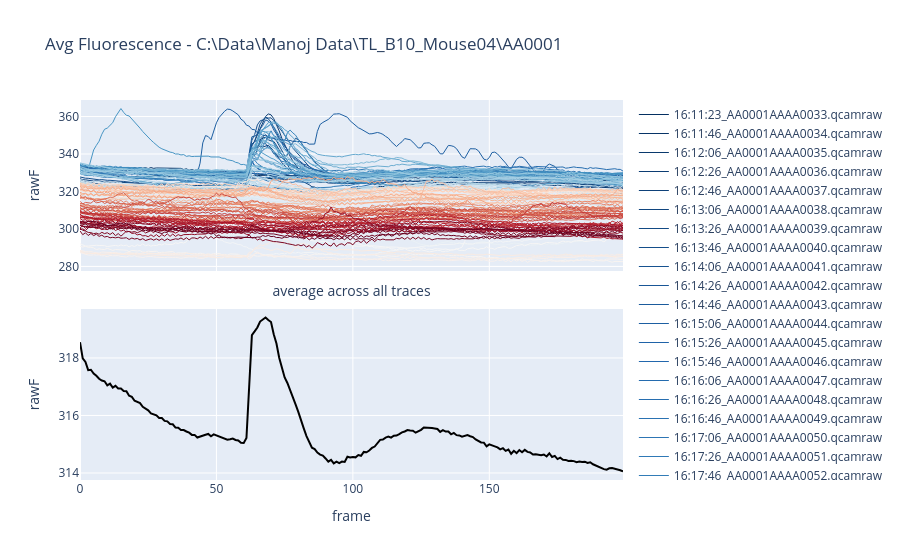

Notebook code cell kept with this figure:
### Markdown cell above
## 4. Overview plots (without ROI)

### Code cell
# rough first view of average across all traces
e0.plot_average_fluorescence()

### Figure 1 — Plotly figure (JSON) as saved in the notebook; plotly's stock layout.template omitted (floating-point values rounded to 4 significant figures; data arrays with more than 128 entries replaced by an {"elided": "..."} marker saying what was removed)
{"data": [{"line": {"color": "rgb(5, 48, 97)", "width": 1}, "name": "16:11:23_AA0001AAAA0033.qcamraw", "type": "scatter", "xaxis": "x", "y": {"elided": "200 float values"}, "yaxis": "y"}, {"line": {"color": "rgb(7, 52, 103)", "width": 1}, "name": "16:11:46_AA0001AAAA0034.qcamraw", "type": "scatter", "xaxis": "x", "y": {"elided": "200 float values"}, "yaxis": "y"}, {"line": {"color": "rgb(9, 57, 109)", "width": 1}, "name": "16:12:06_AA0001AAAA0035.qcamraw", "type": "scatter", "xaxis": "x", "y": {"elided": "200 float values"}, "yaxis": "y"}, {"line": {"color": "rgb(12, 61, 115)", "width": 1}, "name": "16:12:26_AA0001AAAA0036.qcamraw", "type": "scatter", "xaxis": "x", "y": {"elided": "200 float values"}, "yaxis": "y"}, {"line": {"color": "rgb(14, 65, 121)", "width": 1}, "name": "16:12:46_AA0001AAAA0037.qcamraw", "type": "scatter", "xaxis": "x", "y": {"elided": "200 float values"}, "yaxis": "y"}, {"line": {"color": "rgb(16, 69, 127)", "width": 1}, "name": "16:13:06_AA0001AAAA0038.qcamraw", "type": "scatter", "xaxis": "x", "y": {"elided": "200 float values"}, "yaxis": "y"}, {"line": {"color": "rgb(18, 74, 132)", "width": 1}, "name": "16:13:26_AA0001AAAA0039.qcamraw", "type": "scatter", "xaxis": "x", "y": {"elided": "200 float values"}, "yaxis": "y"}, {"line": {"color": "rgb(20, 78, 138)", "width": 1}, "name": "16:13:46_AA0001AAAA0040.qcamraw", "type": "scatter", "xaxis": "x", "y": {"elided": "200 float values"}, "yaxis": "y"}, {"line": {"color": "rgb(23, 82, 144)", "width": 1}, "name": "16:14:06_AA0001AAAA0041.qcamraw", "type": "scatter", "xaxis": "x", "y": {"elided": "200 float values"}, "yaxis": "y"}, {"line": {"color": "rgb(25, 86, 150)", "width": 1}, "name": "16:14:26_AA0001AAAA0042.qcamraw", "type": "scatter", "xaxis": "x", "y": {"elided": "200 float values"}, "yaxis": "y"}, {"line": {"color": "rgb(27, 91, 156)", "width": 1}, "name": "16:14:46_AA0001AAAA0043.qcamraw", "type": "scatter", "xaxis": "x", "y": {"elided": "200 float values"}, "yaxis": "y"}, {"line": {"color": "rgb(29, 95, 162)", "width": 1}, "name": "16:15:06_AA0001AAAA0044.qcamraw", "type": "scatter", "xaxis": "x", "y": {"elided": "200 float values"}, "yaxis": "y"}, {"line": {"color": "rgb(31, 99, 168)", "width": 1}, "name": "16:15:26_AA0001AAAA0045.qcamraw", "type": "scatter", "xaxis": "x", "y": {"elided": "200 float values"}, "yaxis": "y"}, {"line": {"color": "rgb(34, 103, 173)", "width": 1}, "name": "16:15:46_AA0001AAAA0046.qcamraw", "type": "scatter", "xaxis": "x", "y": {"elided": "200 float values"}, "yaxis": "y"}, {"line": {"color": "rgb(36, 107, 174)", "width": 1}, "name": "16:16:06_AA0001AAAA0047.qcamraw", "type": "scatter", "xaxis": "x", "y": {"elided": "200 float values"}, "yaxis": "y"}, {"line": {"color": "rgb(39, 110, 176)", "width": 1}, "name": "16:16:26_AA0001AAAA0048.qcamraw", "type": "scatter", "xaxis": "x", "y": {"elided": "200 float values"}, "yaxis": "y"}, {"line": {"color": "rgb(42, 114, 178)", "width": 1}, "name": "16:16:46_AA0001AAAA0049.qcamraw", "type": "scatter", "xaxis": "x", "y": {"elided": "200 float values"}, "yaxis": "y"}, {"line": {"color": "rgb(45, 117, 180)", "width": 1}, "name": "16:17:06_AA0001AAAA0050.qcamraw", "type": "scatter", "xaxis": "x", "y": {"elided": "200 float values"}, "yaxis": "y"}, {"line": {"color": "rgb(47, 121, 182)", "width": 1}, "name": "16:17:26_AA0001AAAA0051.qcamraw", "type": "scatter", "xaxis": "x", "y": {"elided": "200 float values"}, "yaxis": "y"}, {"line": {"color": "rgb(50, 124, 183)", "width": 1}, "name": "16:17:46_AA0001AAAA0052.qcamraw", "type": "scatter", "xaxis": "x", "y": {"elided": "200 float values"}, "yaxis": "y"}, {"line": {"color": "rgb(53, 128, 185)", "width": 1}, "name": "16:18:06_AA0001AAAA0053.qcamraw", "type": "scatter", "xaxis": "x", "y": {"elided": "200 float values"}, "yaxis": "y"}, {"line": {"color": "rgb(55, 131, 187)", "width": 1}, "name": "16:18:26_AA0001AAAA0054.qcamraw", "type": "scatter", "xaxis": "x", "y": {"elided": "200 float values"}, "yaxis": "y"}, {"line": {"color": "rgb(58, 135, 189)", "width": 1}, "name": "16:18:46_AA0001AAAA0055.qcamraw", "type": "scatter", "xaxis": "x", "y": {"elided": "200 float values"}, "yaxis": "y"}, {"line": {"color": "rgb(61, 138, 191)", "width": 1}, "name": "16:19:06_AA0001AAAA0056.qcamraw", "type": "scatter", "xaxis": "x", "y": {"elided": "200 float values"}, "yaxis": "y"}, {"line": {"color": "rgb(63, 142, 192)", "width": 1}, "name": "16:19:26_AA0001AAAA0057.qcamraw", "type": "scatter", "xaxis": "x", "y": {"elided": "200 float values"}, "yaxis": "y"}, {"line": {"color": "rgb(66, 146, 194)", "width": 1}, "name": "16:19:46_AA0001AAAA0058.qcamraw", "type": "scatter", "xaxis": "x", "y": {"elided": "200 float values"}, "yaxis": "y"}, {"line": {"color": "rgb(71, 149, 196)", "width": 1}, "name": "16:20:06_AA0001AAAA0059.qcamraw", "type": "scatter", "xaxis": "x", "y": {"elided": "200 float values"}, "yaxis": "y"}, {"line": {"color": "rgb(77, 153, 198)", "width": 1}, "name": "16:20:26_AA0001AAAA0060.qcamraw", "type": "scatter", "xaxis": "x", "y": {"elided": "200 float values"}, "yaxis": "y"}, {"line": {"color": "rgb(83, 157, 201)", "width": 1}, "name": "16:20:46_AA0001AAAA0061.qcamraw", "type": "scatter", "xaxis": "x", "y": {"elided": "200 float values"}, "yaxis": "y"}, {"line": {"color": "rgb(89, 161, 203)", "width": 1}, "name": "16:21:06_AA0001AAAA0062.qcamraw", "type": "scatter", "xaxis": "x", "y": {"elided": "200 float values"}, "yaxis": "y"}, {"line": {"color": "rgb(96, 165, 205)", "width": 1}, "name": "16:21:26_AA0001AAAA0063.qcamraw", "type": "scatter", "xaxis": "x", "y": {"elided": "200 float values"}, "yaxis": "y"}, {"line": {"color": "rgb(102, 169, 207)", "width": 1}, "name": "16:21:46_AA0001AAAA0064.qcamraw", "type": "scatter", "xaxis": "x", "y": {"elided": "200 float values"}, "yaxis": "y"}, {"line": {"color": "rgb(108, 173, 209)", "width": 1}, "name": "16:22:06_AA0001AAAA0065.qcamraw", "type": "scatter", "xaxis": "x", "y": {"elided": "200 float values"}, "yaxis": "y"}, {"line": {"color": "rgb(114, 177, 211)", "width": 1}, "name": "16:22:26_AA0001AAAA0066.qcamraw", "type": "scatter", "xaxis": "x", "y": {"elided": "200 float values"}, "yaxis": "y"}, {"line": {"color": "rgb(120, 181, 213)", "width": 1}, "name": "16:22:46_AA0001AAAA0067.qcamraw", "type": "scatter", "xaxis": "x", "y": {"elided": "200 float values"}, "yaxis": "y"}, {"line": {"color": "rgb(127, 185, 215)", "width": 1}, "name": "16:23:06_AA0001AAAA0068.qcamraw", "type": "scatter", "xaxis": "x", "y": {"elided": "200 float values"}, "yaxis": "y"}, {"line": {"color": "rgb(133, 189, 218)", "width": 1}, "name": "16:23:26_AA0001AAAA0069.qcamraw", "type": "scatter", "xaxis": "x", "y": {"elided": "200 float values"}, "yaxis": "y"}, {"line": {"color": "rgb(139, 193, 220)", "width": 1}, "name": "16:23:46_AA0001AAAA0070.qcamraw", "type": "scatter", "xaxis": "x", "y": {"elided": "200 float values"}, "yaxis": "y"}, {"line": {"color": "rgb(145, 197, 222)", "width": 1}, "name": "16:24:06_AA0001AAAA0071.qcamraw", "type": "scatter", "xaxis": "x", "y": {"elided": "200 float values"}, "yaxis": "y"}, {"line": {"color": "rgb(150, 199, 223)", "width": 1}, "name": "16:24:26_AA0001AAAA0072.qcamraw", "type": "scatter", "xaxis": "x", "y": {"elided": "200 float values"}, "yaxis": "y"}, {"line": {"color": "rgb(155, 202, 225)", "width": 1}, "name": "16:24:46_AA0001AAAA0073.qcamraw", "type": "scatter", "xaxis": "x", "y": {"elided": "200 float values"}, "yaxis": "y"}, {"line": {"color": "rgb(160, 204, 226)", "width": 1}, "name": "16:25:06_AA0001AAAA0074.qcamraw", "type": "scatter", "xaxis": "x", "y": {"elided": "200 float values"}, "yaxis": "y"}, {"line": {"color": "rgb(165, 207, 228)", "width": 1}, "name": "16:25:26_AA0001AAAA0075.qcamraw", "type": "scatter", "xaxis": "x", "y": {"elided": "200 float values"}, "yaxis": "y"}, {"line": {"color": "rgb(170, 209, 229)", "width": 1}, "name": "16:25:46_AA0001AAAA0076.qcamraw", "type": "scatter", "xaxis": "x", "y": {"elided": "200 float values"}, "yaxis": "y"}, {"line": {"color": "rgb(175, 212, 230)", "width": 1}, "name": "16:26:06_AA0001AAAA0077.qcamraw", "type": "scatter", "xaxis": "x", "y": {"elided": "200 float values"}, "yaxis": "y"}, {"line": {"color": "rgb(180, 214, 232)", "width": 1}, "name": "16:26:26_AA0001AAAA0078.qcamraw", "type": "scatter", "xaxis": "x", "y": {"elided": "200 float values"}, "yaxis": "y"}, {"line": {"color": "rgb(185, 217, 233)", "width": 1}, "name": "16:26:46_AA0001AAAA0079.qcamraw", "type": "scatter", "xaxis": "x", "y": {"elided": "200 float values"}, "yaxis": "y"}, {"line": {"color": "rgb(190, 219, 235)", "width": 1}, "name": "16:27:06_AA0001AAAA0080.qcamraw", "type": "scatter", "xaxis": "x", "y": {"elided": "200 float values"}, "yaxis": "y"}, {"line": {"color": "rgb(195, 222, 236)", "width": 1}, "name": "16:27:26_AA0001AAAA0081.qcamraw", "type": "scatter", "xaxis": "x", "y": {"elided": "200 float values"}, "yaxis": "y"}, {"line": {"color": "rgb(200, 224, 237)", "width": 1}, "name": "16:27:46_AA0001AAAA0082.qcamraw", "type": "scatter", "xaxis": "x", "y": {"elided": "200 float values"}, "yaxis": "y"}, {"line": {"color": "rgb(205, 227, 239)", "width": 1}, "name": "16:28:06_AA0001AAAA0083.qcamraw", "type": "scatter", "xaxis": "x", "y": {"elided": "200 float values"}, "yaxis": "y"}, {"line": {"color": "rgb(210, 229, 240)", "width": 1}, "name": "16:28:26_AA0001AAAA0084.qcamraw", "type": "scatter", "xaxis": "x", "y": {"elided": "200 float values"}, "yaxis": "y"}, {"line": {"color": "rgb(213, 231, 241)", "width": 1}, "name": "16:28:46_AA0001AAAA0085.qcamraw", "type": "scatter", "xaxis": "x", "y": {"elided": "200 float values"}, "yaxis": "y"}, {"line": {"color": "rgb(216, 232, 241)", "width": 1}, "name": "16:29:06_AA0001AAAA0086.qcamraw", "type": "scatter", "xaxis": "x", "y": {"elided": "200 float values"}, "yaxis": "y"}, {"line": {"color": "rgb(219, 234, 242)", "width": 1}, "name": "16:29:26_AA0001AAAA0087.qcamraw", "type": "scatter", "xaxis": "x", "y": {"elided": "200 float values"}, "yaxis": "y"}, {"line": {"color": "rgb(222, 235, 242)", "width": 1}, "name": "16:29:46_AA0001AAAA0088.qcamraw", "type": "scatter", "xaxis": "x", "y": {"elided": "200 float values"}, "yaxis": "y"}, {"line": {"color": "rgb(225, 236, 243)", "width": 1}, "name": "16:30:06_AA0001AAAA0089.qcamraw", "type": "scatter", "xaxis": "x", "y": {"elided": "200 float values"}, "yaxis": "y"}, {"line": {"color": "rgb(228, 238, 243)", "width": 1}, "name": "16:30:26_AA0001AAAA0090.qcamraw", "type": "scatter", "xaxis": "x", "y": {"elided": "200 float values"}, "yaxis": "y"}, {"line": {"color": "rgb(231, 239, 244)", "width": 1}, "name": "16:30:46_AA0001AAAA0091.qcamraw", "type": "scatter", "xaxis": "x", "y": {"elided": "200 float values"}, "yaxis": "y"}, {"line": {"color": "rgb(234, 241, 245)", "width": 1}, "name": "16:31:06_AA0001AAAA0092.qcamraw", "type": "scatter", "xaxis": "x", "y": {"elided": "200 float values"}, "yaxis": "y"}, {"line": {"color": "rgb(237, 242, 245)", "width": 1}, "name": "16:31:26_AA0001AAAA0093.qcamraw", "type": "scatter", "xaxis": "x", "y": {"elided": "200 float values"}, "yaxis": "y"}, {"line": {"color": "rgb(240, 243, 246)", "width": 1}, "name": "16:31:46_AA0001AAAA0094.qcamraw", "type": "scatter", "xaxis": "x", "y": {"elided": "200 float values"}, "yaxis": "y"}, {"line": {"color": "rgb(243, 245, 246)", "width": 1}, "name": "16:32:06_AA0001AAAA0095.qcamraw", "type": "scatter", "xaxis": "x", "y": {"elided": "200 float values"}, "yaxis": "y"}, {"line": {"color": "rgb(246, 246, 247)", "width": 1}, "name": "16:32:26_AA0001AAAA0096.qcamraw", "type": "scatter", "xaxis": "x", "y": {"elided": "200 float values"}, "yaxis": "y"}, {"line": {"color": "rgb(247, 246, 245)", "width": 1}, "name": "16:32:46_AA0001AAAA0097.qcamraw", "type": "scatter", "xaxis": "x", "y": {"elided": "200 float values"}, "yaxis": "y"}, {"line": {"color": "rgb(248, 244, 241)", "width": 1}, "name": "16:33:05_AA0001AAAA0098.qcamraw", "type": "scatter", "xaxis": "x", "y": {"elided": "200 float values"}, "yaxis": "y"}, {"line": {"color": "rgb(248, 241, 238)", "width": 1}, "name": "16:33:25_AA0001AAAA0099.qcamraw", "type": "scatter", "xaxis": "x", "y": {"elided": "200 float values"}, "yaxis": "y"}, {"line": {"color": "rgb(249, 239, 234)", "width": 1}, "name": "16:33:46_AA0001AAAA0100.qcamraw", "type": "scatter", "xaxis": "x", "y": {"elided": "200 float values"}, "yaxis": "y"}, {"line": {"color": "rgb(249, 237, 230)", "width": 1}, "name": "16:34:06_AA0001AAAA0101.qcamraw", "type": "scatter", "xaxis": "x", "y": {"elided": "200 float values"}, "yaxis": "y"}, {"line": {"color": "rgb(250, 235, 226)", "width": 1}, "name": "16:34:26_AA0001AAAA0102.qcamraw", "type": "scatter", "xaxis": "x", "y": {"elided": "200 float values"}, "yaxis": "y"}, {"line": {"color": "rgb(250, 233, 222)", "width": 1}, "name": "17:46:42_AA0001AZXA0122.qcamraw", "type": "scatter", "xaxis": "x", "y": {"elided": "200 float values"}, "yaxis": "y"}, {"line": {"color": "rgb(251, 230, 219)", "width": 1}, "name": "17:46:57_AA0001AZXA0123.qcamraw", "type": "scatter", "xaxis": "x", "y": {"elided": "200 float values"}, "yaxis": "y"}, {"line": {"color": "rgb(251, 228, 215)", "width": 1}, "name": "17:47:17_AA0001AZXA0124.qcamraw", "type": "scatter", "xaxis": "x", "y": {"elided": "200 float values"}, "yaxis": "y"}, {"line": {"color": "rgb(251, 226, 211)", "width": 1}, "name": "17:47:38_AA0001AZXA0125.qcamraw", "type": "scatter", "xaxis": "x", "y": {"elided": "200 float values"}, "yaxis": "y"}, {"line": {"color": "rgb(252, 224, 207)", "width": 1}, "name": "17:47:57_AA0001AZXA0126.qcamraw", "type": "scatter", "xaxis": "x", "y": {"elided": "200 float values"}, "yaxis": "y"}, {"line": {"color": "rgb(252, 222, 204)", "width": 1}, "name": "17:48:17_AA0001AZXA0127.qcamraw", "type": "scatter", "xaxis": "x", "y": {"elided": "200 float values"}, "yaxis": "y"}, {"line": {"color": "rgb(253, 219, 200)", "width": 1}, "name": "17:48:37_AA0001AZXA0128.qcamraw", "type": "scatter", "xaxis": "x", "y": {"elided": "200 float values"}, "yaxis": "y"}, {"line": {"color": "rgb(252, 216, 195)", "width": 1}, "name": "17:48:57_AA0001AZXA0129.qcamraw", "type": "scatter", "xaxis": "x", "y": {"elided": "200 float values"}, "yaxis": "y"}, {"line": {"color": "rgb(252, 211, 189)", "width": 1}, "name": "17:49:17_AA0001AZXA0130.qcamraw", "type": "scatter", "xaxis": "x", "y": {"elided": "200 float values"}, "yaxis": "y"}, {"line": {"color": "rgb(251, 207, 184)", "width": 1}, "name": "17:49:37_AA0001AZXA0131.qcamraw", "type": "scatter", "xaxis": "x", "y": {"elided": "200 float values"}, "yaxis": "y"}, {"line": {"color": "rgb(250, 203, 178)", "width": 1}, "name": "17:49:57_AA0001AZXA0132.qcamraw", "type": "scatter", "xaxis": "x", "y": {"elided": "200 float values"}, "yaxis": "y"}, {"line": {"color": "rgb(250, 199, 173)", "width": 1}, "name": "17:50:17_AA0001AZXA0133.qcamraw", "type": "scatter", "xaxis": "x", "y": {"elided": "200 float values"}, "yaxis": "y"}, {"line": {"color": "rgb(249, 194, 167)", "width": 1}, "name": "17:50:37_AA0001AZXA0134.qcamraw", "type": "scatter", "xaxis": "x", "y": {"elided": "200 float values"}, "yaxis": "y"}, {"line": {"color": "rgb(248, 190, 162)", "width": 1}, "name": "17:50:57_AA0001AZXA0135.qcamraw", "type": "scatter", "xaxis": "x", "y": {"elided": "200 float values"}, "yaxis": "y"}, {"line": {"color": "rgb(247, 186, 157)", "width": 1}, "name": "17:51:17_AA0001AZXA0136.qcamraw", "type": "scatter", "xaxis": "x", "y": {"elided": "200 float values"}, "yaxis": "y"}, {"line": {"color": "rgb(247, 182, 151)", "width": 1}, "name": "17:51:37_AA0001AZXA0137.qcamraw", "type": "scatter", "xaxis": "x", "y": {"elided": "200 float values"}, "yaxis": "y"}, {"line": {"color": "rgb(246, 177, 146)", "width": 1}, "name": "17:51:57_AA0001AZXA0138.qcamraw", "type": "scatter", "xaxis": "x", "y": {"elided": "200 float values"}, "yaxis": "y"}, {"line": {"color": "rgb(245, 173, 140)", "width": 1}, "name": "17:52:17_AA0001AZXA0139.qcamraw", "type": "scatter", "xaxis": "x", "y": {"elided": "200 float values"}, "yaxis": "y"}, {"line": {"color": "rgb(245, 169, 135)", "width": 1}, "name": "17:52:37_AA0001AZXA0140.qcamraw", "type": "scatter", "xaxis": "x", "y": {"elided": "200 float values"}, "yaxis": "y"}, {"line": {"color": "rgb(244, 164, 130)", "width": 1}, "name": "17:52:57_AA0001AZXA0141.qcamraw", "type": "scatter", "xaxis": "x", "y": {"elided": "200 float values"}, "yaxis": "y"}, {"line": {"color": "rgb(241, 159, 125)", "width": 1}, "name": "17:53:17_AA0001AZXA0142.qcamraw", "type": "scatter", "xaxis": "x", "y": {"elided": "200 float values"}, "yaxis": "y"}, {"line": {"color": "rgb(239, 154, 121)", "width": 1}, "name": "17:53:37_AA0001AZXA0143.qcamraw", "type": "scatter", "xaxis": "x", "y": {"elided": "200 float values"}, "yaxis": "y"}, {"line": {"color": "rgb(237, 148, 117)", "width": 1}, "name": "17:53:57_AA0001AZXA0144.qcamraw", "type": "scatter", "xaxis": "x", "y": {"elided": "200 float values"}, "yaxis": "y"}, {"line": {"color": "rgb(234, 143, 113)", "width": 1}, "name": "17:54:17_AA0001AZXA0145.qcamraw", "type": "scatter", "xaxis": "x", "y": {"elided": "200 float values"}, "yaxis": "y"}, {"line": {"color": "rgb(232, 137, 109)", "width": 1}, "name": "17:54:37_AA0001AZXA0146.qcamraw", "type": "scatter", "xaxis": "x", "y": {"elided": "200 float values"}, "yaxis": "y"}, {"line": {"color": "rgb(230, 132, 105)", "width": 1}, "name": "17:54:57_AA0001AZXA0147.qcamraw", "type": "scatter", "xaxis": "x", "y": {"elided": "200 float values"}, "yaxis": "y"}, {"line": {"color": "rgb(227, 126, 100)", "width": 1}, "name": "17:55:17_AA0001AZXA0148.qcamraw", "type": "scatter", "xaxis": "x", "y": {"elided": "200 float values"}, "yaxis": "y"}, {"line": {"color": "rgb(225, 121, 96)", "width": 1}, "name": "17:55:37_AA0001AZXA0149.qcamraw", "type": "scatter", "xaxis": "x", "y": {"elided": "200 float values"}, "yaxis": "y"}, {"line": {"color": "rgb(223, 116, 92)", "width": 1}, "name": "17:55:57_AA0001AZXA0150.qcamraw", "type": "scatter", "xaxis": "x", "y": {"elided": "200 float values"}, "yaxis": "y"}, {"line": {"color": "rgb(220, 110, 88)", "width": 1}, "name": "17:56:17_AA0001AZXA0151.qcamraw", "type": "scatter", "xaxis": "x", "y": {"elided": "200 float values"}, "yaxis": "y"}, {"line": {"color": "rgb(218, 105, 84)", "width": 1}, "name": "17:56:37_AA0001AZXA0152.qcamraw", "type": "scatter", "xaxis": "x", "y": {"elided": "200 float values"}, "yaxis": "y"}, {"line": {"color": "rgb(215, 99, 80)", "width": 1}, "name": "17:56:57_AA0001AZXA0153.qcamraw", "type": "scatter", "xaxis": "x", "y": {"elided": "200 float values"}, "yaxis": "y"}, {"line": {"color": "rgb(213, 94, 76)", "width": 1}, "name": "17:57:17_AA0001AZXA0154.qcamraw", "type": "scatter", "xaxis": "x", "y": {"elided": "200 float values"}, "yaxis": "y"}, {"line": {"color": "rgb(210, 88, 73)", "width": 1}, "name": "17:57:37_AA0001AZXA0155.qcamraw", "type": "scatter", "xaxis": "x", "y": {"elided": "200 float values"}, "yaxis": "y"}, {"line": {"color": "rgb(207, 82, 71)", "width": 1}, "name": "17:57:57_AA0001AZXA0156.qcamraw", "type": "scatter", "xaxis": "x", "y": {"elided": "200 float values"}, "yaxis": "y"}, {"line": {"color": "rgb(204, 77, 68)", "width": 1}, "name": "17:58:17_AA0001AZXA0157.qcamraw", "type": "scatter", "xaxis": "x", "y": {"elided": "200 float values"}, "yaxis": "y"}, {"line": {"color": "rgb(202, 71, 65)", "width": 1}, "name": "17:58:37_AA0001AZXA0158.qcamraw", "type": "scatter", "xaxis": "x", "y": {"elided": "200 float values"}, "yaxis": "y"}, {"line": {"color": "rgb(199, 65, 63)", "width": 1}, "name": "17:58:57_AA0001AZXA0159.qcamraw", "type": "scatter", "xaxis": "x", "y": {"elided": "200 float values"}, "yaxis": "y"}, {"line": {"color": "rgb(196, 60, 60)", "width": 1}, "name": "17:59:17_AA0001AZXA0160.qcamraw", "type": "scatter", "xaxis": "x", "y": {"elided": "200 float values"}, "yaxis": "y"}, {"line": {"color": "rgb(193, 54, 57)", "width": 1}, "name": "17:59:37_AA0001AZXA0161.qcamraw", "type": "scatter", "xaxis": "x", "y": {"elided": "200 float values"}, "yaxis": "y"}, {"line": {"color": "rgb(190, 48, 55)", "width": 1}, "name": "17:59:57_AA0001AZXA0162.qcamraw", "type": "scatter", "xaxis": "x", "y": {"elided": "200 float values"}, "yaxis": "y"}, {"line": {"color": "rgb(187, 43, 52)", "width": 1}, "name": "18:00:17_AA0001AZXA0163.qcamraw", "type": "scatter", "xaxis": "x", "y": {"elided": "200 float values"}, "yaxis": "y"}, {"line": {"color": "rgb(185, 37, 49)", "width": 1}, "name": "18:00:37_AA0001AZXA0164.qcamraw", "type": "scatter", "xaxis": "x", "y": {"elided": "200 float values"}, "yaxis": "y"}, {"line": {"color": "rgb(182, 31, 46)", "width": 1}, "name": "18:00:57_AA0001AZXA0165.qcamraw", "type": "scatter", "xaxis": "x", "y": {"elided": "200 float values"}, "yaxis": "y"}, {"line": {"color": "rgb(179, 26, 44)", "width": 1}, "name": "18:01:17_AA0001AZXA0166.qcamraw", "type": "scatter", "xaxis": "x", "y": {"elided": "200 float values"}, "yaxis": "y"}, {"line": {"color": "rgb(174, 23, 42)", "width": 1}, "name": "18:01:37_AA0001AZXA0167.qcamraw", "type": "scatter", "xaxis": "x", "y": {"elided": "200 float values"}, "yaxis": "y"}, {"line": {"color": "rgb(168, 21, 41)", "width": 1}, "name": "18:01:57_AA0001AZXA0168.qcamraw", "type": "scatter", "xaxis": "x", "y": {"elided": "200 float values"}, "yaxis": "y"}, {"line": {"color": "rgb(162, 19, 40)", "width": 1}, "name": "18:02:17_AA0001AZXA0169.qcamraw", "type": "scatter", "xaxis": "x", "y": {"elided": "200 float values"}, "yaxis": "y"}, {"line": {"color": "rgb(156, 17, 40)", "width": 1}, "name": "18:02:37_AA0001AZXA0170.qcamraw", "type": "scatter", "xaxis": "x", "y": {"elided": "200 float values"}, "yaxis": "y"}, {"line": {"color": "rgb(150, 15, 39)", "width": 1}, "name": "18:02:57_AA0001AZXA0171.qcamraw", "type": "scatter", "xaxis": "x", "y": {"elided": "200 float values"}, "yaxis": "y"}, {"line": {"color": "rgb(144, 13, 38)", "width": 1}, "name": "18:03:17_AA0001AZXA0172.qcamraw", "type": "scatter", "xaxis": "x", "y": {"elided": "200 float values"}, "yaxis": "y"}, {"line": {"color": "rgb(138, 11, 37)", "width": 1}, "name": "18:03:37_AA0001AZXA0173.qcamraw", "type": "scatter", "xaxis": "x", "y": {"elided": "200 float values"}, "yaxis": "y"}, {"line": {"color": "rgb(133, 9, 36)", "width": 1}, "name": "18:03:57_AA0001AZXA0174.qcamraw", "type": "scatter", "xaxis": "x", "y": {"elided": "200 float values"}, "yaxis": "y"}, {"line": {"color": "rgb(127, 8, 35)", "width": 1}, "name": "18:04:17_AA0001AZXA0175.qcamraw", "type": "scatter", "xaxis": "x", "y": {"elided": "200 float values"}, "yaxis": "y"}, {"line": {"color": "rgb(121, 6, 34)", "width": 1}, "name": "18:04:37_AA0001AZXA0176.qcamraw", "type": "scatter", "xaxis": "x", "y": {"elided": "200 float values"}, "yaxis": "y"}, {"line": {"color": "rgb(115, 4, 33)", "width": 1}, "name": "18:04:57_AA0001AZXA0177.qcamraw", "type": "scatter", "xaxis": "x", "y": {"elided": "200 float values"}, "yaxis": "y"}, {"line": {"color": "rgb(109, 2, 32)", "width": 1}, "name": "18:05:17_AA0001AZXA0178.qcamraw", "type": "scatter", "xaxis": "x", "y": {"elided": "200 float values"}, "yaxis": "y"}, {"line": {"color": "rgb(103, 0, 31)", "width": 1}, "name": "18:05:37_AA0001AZXA0179.qcamraw", "type": "scatter", "xaxis": "x", "y": {"elided": "200 float values"}, "yaxis": "y"}, {"line": {"color": "black", "width": 2}, "name": "experiment average", "type": "scatter", "xaxis": "x2", "y": {"elided": "200 float values"}, "yaxis": "y2"}], "layout": {"title": {"text": "Avg Fluorescence - C:\\Data\\Manoj Data\\TL_B10_Mouse04\\AA0001"}, "xaxis": {"anchor": "y", "domain": [0, 1], "matches": "x2", "showticklabels": false, "title": {"text": "average across all traces"}}, "xaxis2": {"anchor": "y2", "domain": [0, 1], "title": {"text": "frame"}}, "yaxis": {"anchor": "x", "domain": [0.55, 1], "title": {"text": "rawF"}}, "yaxis2": {"anchor": "x2", "domain": [0, 0.45], "title": {"text": "rawF"}}}}
